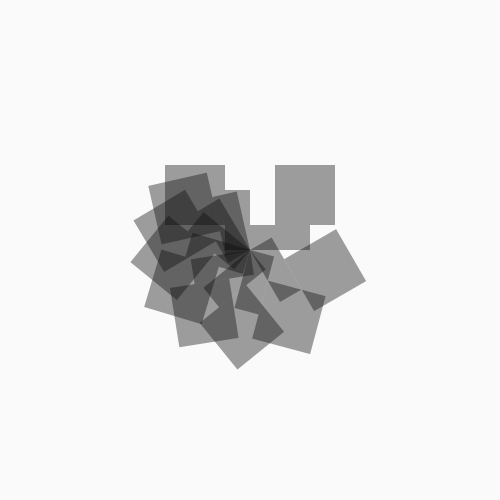
Frame 1 (no input)
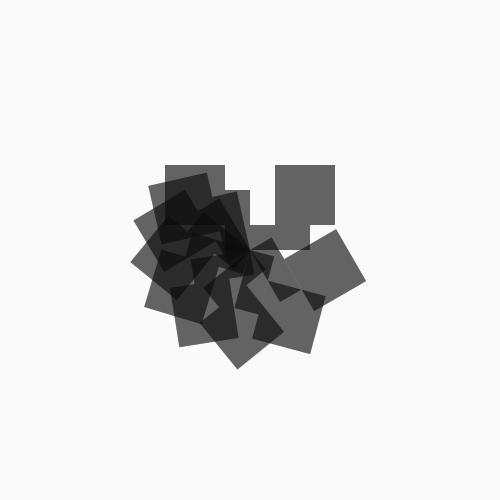
Frame 2 (the mouse pressed at the canvas centre, redrawn once)

The Processing sketch that drew these frames (run headless with seeded random() and noise(); the mouse was pressed at the canvas centre and the sketch redrawn once):

// Processing sketch: processing_84621
// ── processing_84621.pde

void setup()
{
  size(500,500);
  background(250);  
}


void draw ()
{
  
  int H;
  H = 50;
  
  int A;
  A = 120;

  
  noStroke();
 
 translate (250, 250);
 
// Création des rectangles, disposition en spirale grâce à ROTATE

fill(10, 100);
scale(0.5);
rotate(PI/1);
rect(0, 0, H, A);
rect(H, H, A, A);

rotate(PI/2);
rect(0, 0, H, A);
rect(H, H, A, A);

rotate(PI/3);
rect(0, 0, H, A);
rect(H, H, A, A);

rotate(PI/4);
rect(0, 0, H, A);
rect(H, H, A, A);

rotate(PI/5);
rect(0, 0, H, A);
rect(H, H, A, A);

rotate(PI/6);
rect(0, 0, H, A);
rect(H, H, A, A);

rotate(PI/7);
rect(0, 0, H, A);
rect(H, H, A, A);

rotate(PI/8);
rect(0, 0, H, A);
rect(H, H, A, A);

rotate(PI/9);
rect(0, 0, H, A);
rect(H, H, A, A);

rotate(PI/10);
rect(0, 0, H, A);
rect(H, H, A, A);
 
   
 noLoop(); 
}
